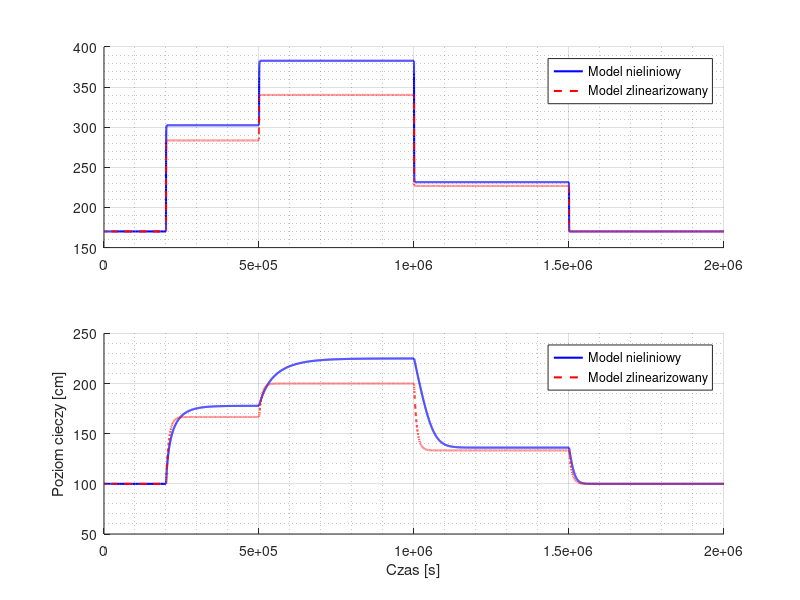

Recreate this plot in MATLAB.
%% Porównanie modelu nieliniowego i zlinearizowanego
clear; clc;

Tend = 2e6;

% Uwaga:
% Można zauważyć, że jakość dopasowania modelu zlinearyzowanego do
% nieliniowego nie zależy osobno od F1 i Fd, ale od ich sumy F1+Fd.
% Jest to zresztą zgodne z fizyką zagadnienia.
% Przybliżenie działa w miarę sensownie o ile wychylenie od 
% sumy (z punktu linearyzacji-równowagi) nie przekracza +/-20%.


%% ---------------------------------------------------------------
% Linearyzacja modelu nieliniowego

% Punkt linearyzacji (punkt równowagi):
Fin_point = 200; % (F1_point)
Fd_point = 100;
h1_point = ( 1/23 * (Fin_point + Fd_point) )^2;
h2_point = ( 1/30 * (Fin_point + Fd_point) )^2;

A = zeros(2,2);
A(1,1) = -1.42857142857143*(Fin_point + Fd_point - 23*sqrt(h1_point))/h1_point^2 - 16.4285714285714/h1_point^(3/2);
A(1,2) = 0;
A(2,1) = 8.51851851851852/(sqrt(h1_point)*h2_point^2);
A(2,2) = -1.48148148148148*(23*sqrt(h1_point) - 30*sqrt(h2_point))/h2_point^3 - 11.1111111111111/h2_point^(5/2);

B = zeros(2,2);
B(1,1) = 1.42857142857143/h1_point;
B(1,2) = 1.42857142857143/h1_point;
B(2,1) = 0;
B(2,2) = 0;


%% ---------------------------------------------------------------
% Symulacja modeli nieliniowego i zlinearizowanego

% Wychylenia od punktu równowagi:
dF1 = @(t) 100*(t>= 2e5) - 100*(t >= 1e6);
dFD = @(t) 50*(t >= 5e5) - 50*(t >= 1.5e6);

% Nieliniowy model dynamiczny
h0 = [ h1_point ; h2_point ];
F1 = @(t) Fin_point + dF1(t);
FD = @(t) Fd_point + dFD(t);

fNonlinear = @(t,h) [ ...
    ( F1(t) + FD(t) - 23 * sqrt(h(1))) / (0.7 * h(1)) ; ...
    ( 23 * sqrt(h(1)) - 30 * sqrt(h(2))) / (1.35 * h(2)^2) ...
];

[tn,hn] = ode45(fNonlinear, [0, Tend], h0, odeset('RelTol',1e-6));

% Zlinearizowany model dynamiczny

% h1 = h1_point + dh1
% h2 = h2_point + dh2
% F1 = F1_point + dF1
% FD = FD_point + dFD

dh0 = [0; 0];
fLinear = @(t,dh) A*dh + B*[dF1(t); dFD(t)];
[tl, dhl] = ode45(fLinear, [0, Tend], dh0, odeset('RelTol',1e-6));
hl = dhl + [h1_point, h2_point];


% Rysowanie wyników
figure(1);
subplot(2,1,1);
hold on;
plot(tn, hn(:,1), 'b', 'LineWidth', 1.5); 
plot(tl, hl(:,1), 'r--', 'LineWidth', 1.5);
legend('Model nieliniowy', 'Model zlinearizowany', 'Location', 'northeast');
grid on
grid minor
subplot(2,1,2);
hold on;
plot(tn, hn(:,2), 'b', 'LineWidth', 1.5); 
plot(tl, hl(:,2), 'r--', 'LineWidth', 1.5);
legend('Model nieliniowy', 'Model zlinearizowany', 'Location', 'northeast');
grid on;
grid minor
xlabel('Czas [s]');
ylabel('Poziom cieczy [cm]');
